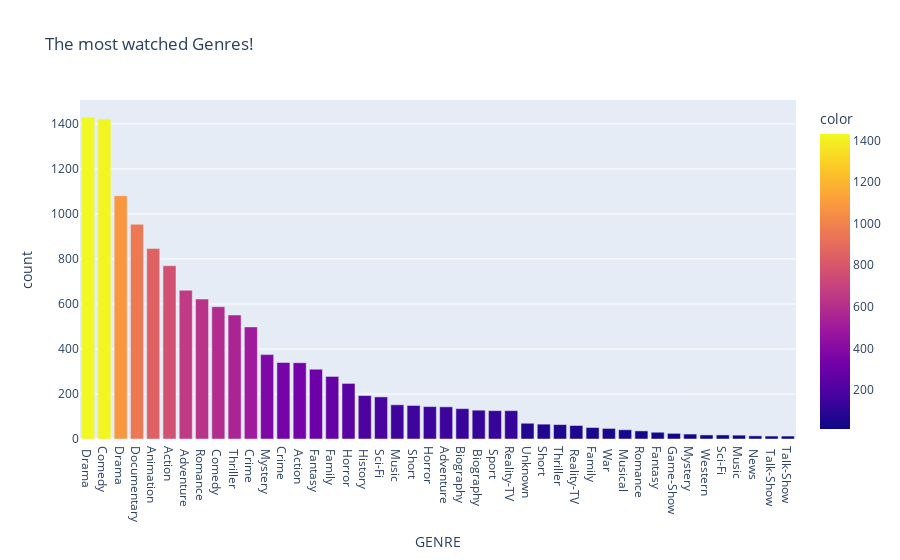

Source (notebook cell):
### Code cell
GENRE = pd.Series(df.GENRE.str.split(',').sum()).value_counts()
GENRE = GENRE[GENRE>10]

px.bar(GENRE, y=GENRE.values, x=GENRE.index, color=GENRE.values, title= 'The most watched Genres!', 
    labels={
    'index': 'GENRE',
    'y': 'count'
        })

### Figure 1 — Plotly figure (JSON) as saved in the notebook; plotly's stock layout.template omitted (floating-point values rounded to 4 significant figures)
{"data": [{"alignmentgroup": "True", "hovertemplate": "GENRE=%{x}<br>count=%{y}<br>color=%{marker.color}<extra></extra>", "legendgroup": "", "marker": {"color": [1431, 1422, 1081, 954, 846, 770, 661, 622, 588, 551, 498, 375, 340, 339, 310, 278, 247, 193, 187, 152, 149, 144, 143, 135, 128, 126, 126, 70, 66, 64, 60, 51, 47, 41, 36, 30, 25, 22, 18, 18, 17, 14, 13, 13], "coloraxis": "coloraxis", "pattern": {"shape": ""}}, "name": "", "offsetgroup": "", "orientation": "v", "showlegend": false, "textposition": "auto", "type": "bar", "x": [" Drama", "Comedy", "Drama", "Documentary", "Animation", "Action", " Adventure", " Romance", " Comedy", " Thriller", " Crime", " Mystery", "Crime", " Action", " Fantasy", " Family", " Horror", " History", " Sci-Fi", " Music", " Short", "Horror", "Adventure", "Biography", " Biography", " Sport", "Reality-TV", "Unknown", "Short", "Thriller", " Reality-TV", "Family", " War", " Musical", "Romance", "Fantasy", "Game-Show", "Mystery", " Western", "Sci-Fi", "Music", " News", " Talk-Show", "Talk-Show"], "xaxis": "x", "y": [1431, 1422, 1081, 954, 846, 770, 661, 622, 588, 551, 498, 375, 340, 339, 310, 278, 247, 193, 187, 152, 149, 144, 143, 135, 128, 126, 126, 70, 66, 64, 60, 51, 47, 41, 36, 30, 25, 22, 18, 18, 17, 14, 13, 13], "yaxis": "y"}], "layout": {"barmode": "relative", "coloraxis": {"colorbar": {"title": {"text": "color"}}, "colorscale": [[0.0, "#0d0887"], [0.1111, "#46039f"], [0.2222, "#7201a8"], [0.3333, "#9c179e"], [0.4444, "#bd3786"], [0.5556, "#d8576b"], [0.6667, "#ed7953"], [0.7778, "#fb9f3a"], [0.8889, "#fdca26"], [1.0, "#f0f921"]]}, "legend": {"tracegroupgap": 0}, "title": {"text": "The most watched Genres!"}, "xaxis": {"anchor": "y", "domain": [0.0, 1.0], "title": {"text": "GENRE"}}, "yaxis": {"anchor": "x", "domain": [0.0, 1.0], "title": {"text": "count"}}}}
